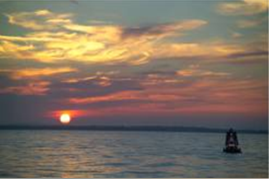
%> input picture visual information processing and management/esercitazioni/esercitazione 3/images/colorTransfer/image1.png, 269 x 179 px
$ octave esercitazione3.m   (GNU Octave 9; MATLAB toolbox functions it lacks are replaced by stand-ins)
%> lines starting %> are read from the running program, lines starting %| are printed output that depends on the picture
im_orig = im2double(imread('images/colorTransfer/image1.png'));
im_target = im2double(imread('images/colorTransfer/image2.png'));
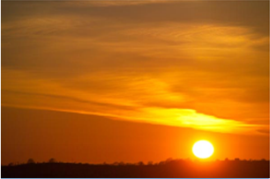
%> input picture visual information processing and management/esercitazioni/esercitazione 3/images/colorTransfer/image2.png, 270 x 179 px

figure
subplot(1, 3, 1), imshow(im_orig), title('Originale');
subplot(1, 3, 2), imshow(im_target), title('Mood');

% conversione to ycbcr
im_orig = rgb2ycbcr(im_orig);
%> im_orig: size 179x269x3 double; mean of channels 1, 2, 3 0.451, 0.467, 0.533
im_target = rgb2ycbcr(im_target);
%> im_target: size 179x270x3 double; mean of channels 1, 2, 3 0.448, 0.319, 0.658

size_orig = size(im_orig);
%> size_orig = [179 269 3]
size_target = size(im_target);
%> size_target = [179 270 3]

% estrazione statistiche
im_orig = reshape(im_orig, [], 3);
medie_orig = mean(im_orig); % vettore 1x3
%> medie_orig = [0.451 0.467 0.533]

im_target = reshape(im_target, [], 3);
medie_target = mean(im_target); % vettore 1x3
%> medie_target = [0.448 0.319 0.658]

std_orig = std(im_orig);
%> std_orig = [0.127 0.0535 0.0461]
std_target = std(im_target);
%> std_target = [0.139 0.0859 0.0623]

%% Fare robe

im_orig(:, 2) = (((im_orig(:, 2) - medie_orig(2)) / std_orig(2)) * std_target(2)) + medie_target(2);
im_orig(:, 3) = (((im_orig(:, 3) - medie_orig(3)) / std_orig(3)) * std_target(3)) + medie_target(3);


%%

im_orig = reshape(im_orig, size_orig);
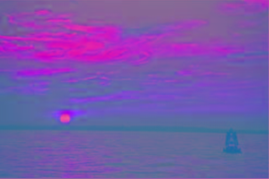
%> im_orig: size 179x269x3 double; mean R, G, B 0.451, 0.319, 0.658; drawn with min black and max white
%> (the run ends here)
